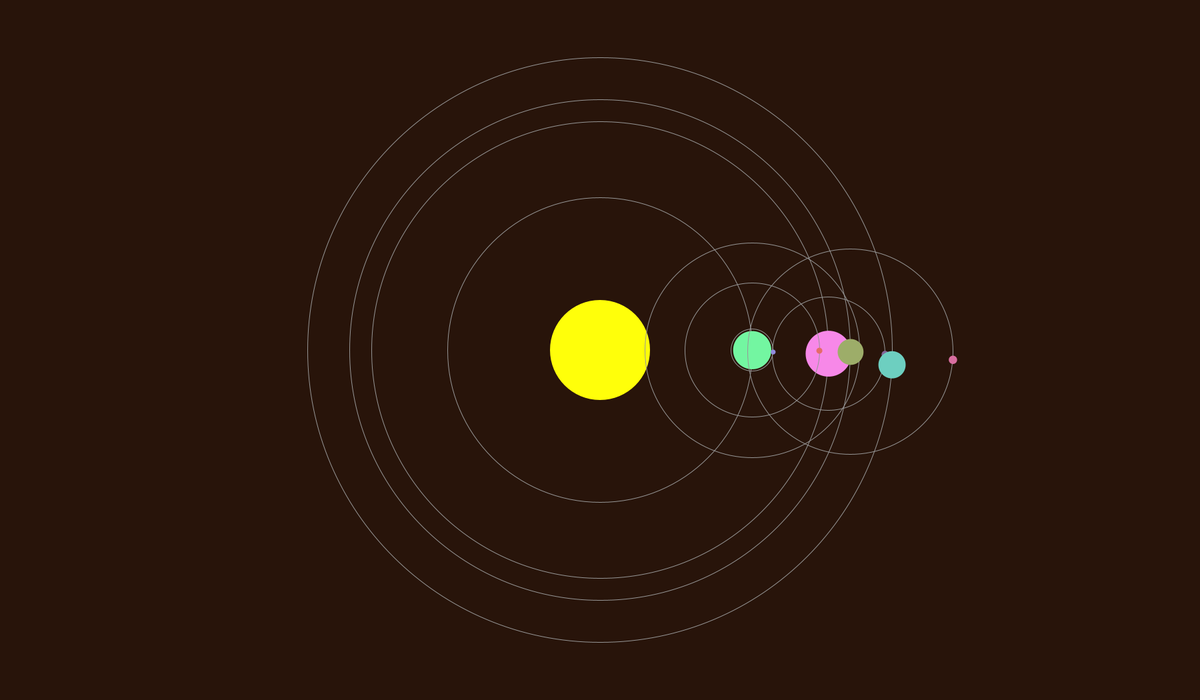
Frame 1 (no input)
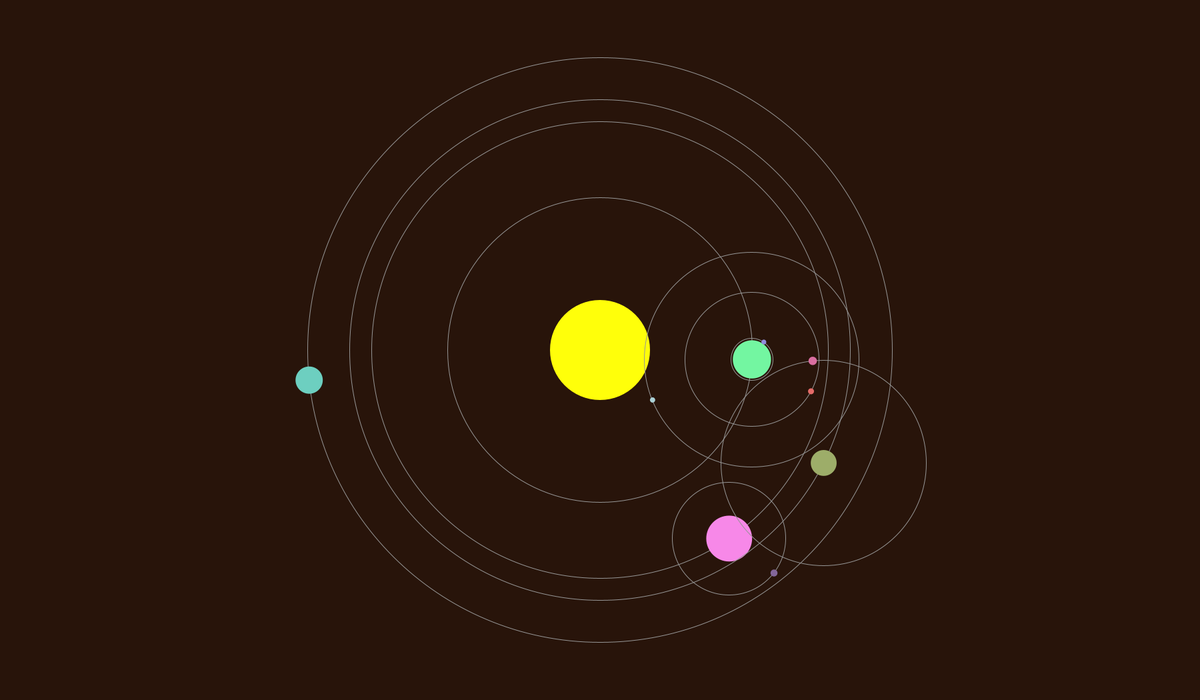
Frame 60 (the mouse pressed at the canvas centre just before this capture)
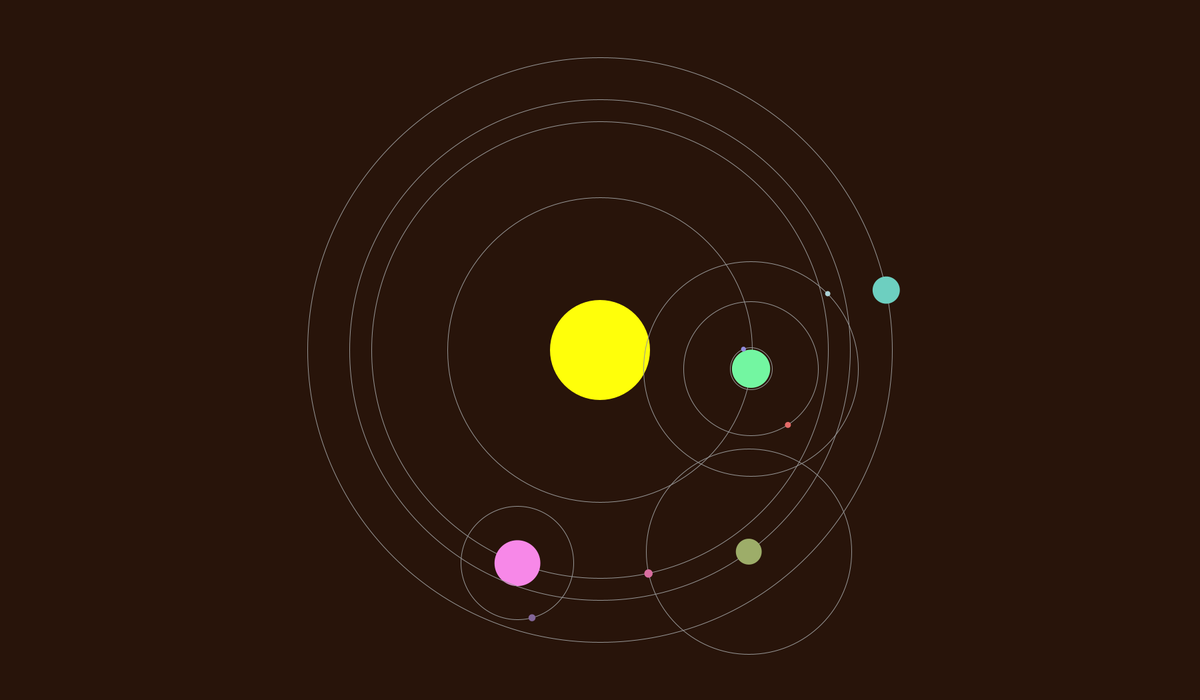
Frame 120 (the mouse held since frame 60 and released just before this capture)

The Processing sketch that drew these frames (run headless with seeded random() and noise(); from frame 60 on, the mouse is pressed at the canvas centre):

// Processing sketch: SistemaSolar
// ── SistemaSolar.pde
Sol sun;

void setup() 
{
  size(1800, 1050);
  //fullScreen();
  frameRate(70);
  Planetize();
}

void draw() 
{
  background(40, 20, 10);
  PlaneAct();
  
}

void mouseClicked() 
{
  //serve pra mudar o "sistema solar"
  Planetize();
}

void Planetize() 
{  
  //inicia o sol
    sun = new Sol(
    /*add1*/       width/2,
    /*add2*/       height/2,
    /*raio*/       150,
    /*numplanet*/  4
    );
    
    //inicializa os planetas 
     for(int i = 0; i < sun.numplanet; i++) 
     {
       
      sun.planeta[i] = new Bola(
      /*add1*/        sun.addx, //random(100, width*80/200)),
      /*add2*/        sun.addy, //random(100, height*80/200)),
      /*raio*/        random(30, 90),                                                
      /*numlua*/      (int)random(6),                                                 
      /*cor*/         color(random(100, 255), random(100, 255), random(100, 255)),
      /*aceleration*/ random(0.007, 7)/frameRate,
      /*distancia*/   random(100, width*70/200)
      );
      
      for(int j = 0; j < sun.planeta[i].numlua; j++) 
      {
        
        sun.planeta[i].lua[j] = new Luas(
        /*raio*/             random(5, 15), 
        /*distancia*/        random(sun.planeta[i].raio/2, sun.planeta[i].raio/2+150), 
        /*velocity*/         0, 
        /*planetawidth*/     sun.planeta[i].add1 + sun.planeta[i].distancia_, 
        /*planetaheigth*/    sun.planeta[i].add2, 
        /*planetaacele*/     random(0.007, 7)/frameRate, 
        /*cor*/              color(random(100, 255), random(100, 255), random(100, 255))
       );
      }
    }
}

void PlaneAct() 
{
  //faz as luas girarem mas prentendo fazer os planeta girar tambem so que ai acho que vou ter diminuir as escalas tudo
  sun.updated();
  
  for(int i = 0; i < sun.numplanet; i++) 
  {
     sun.planeta[i].update();
     for(int j = 0; j < sun.planeta[i].numlua; j++) 
    {
      sun.planeta[i].lua[j].updat();
    }
  }
}

// ── Bola.pde
class Bola
{
    float raio, add1, add2, aceleration, veloc, distancia_; 
    int numlua;
    color cor;
    Luas[] lua;

  Bola(float add1, float add2, float raio, int numlua, color cor, float aceleration, float distancia) 
  {
      //inicializando as variaveis
      this.cor = cor;
      this.add1 = add1;
      this.add2 = add2;
      this.raio = raio;
      this.veloc = 0;
      this.distancia_ = distancia;
      this.aceleration = aceleration*30/this.raio;
      this.numlua = numlua;
      this.lua = new Luas[numlua];

  }

  void update() 
  {
    
    //desenha a orbita das luas
    noFill();
    stroke(150, 150, 150);
    ellipse(add1, add2, distancia_*2, distancia_*2);
    
    //desenha e gira as luas
    veloc += aceleration;
    fill(cor);
    noStroke();
    ellipse(add1+distancia_*cos(veloc), add2+distancia_*sin(veloc), raio, raio);
    
    for(int i = 0; i < numlua; i++) 
    {
      this.lua[i].chagepos(add1+distancia_*cos(veloc), add2+distancia_*sin(veloc));
    }
     //add1+distancia_*cos(veloc) vai ser igual ao add1 da lua
     //add2+distancia_*sin(veloc) vai ser igual ao add2 da lua 
  }
}

// ── Luas.pde
class Luas 
{
  float _raio, _distancia, _velocity, _aceleracao,  _add1, _add2;
  color _cor; 

  Luas(float raio, float distancia, float velocity, float add1, float add2, float aceleracao, color cor) 
  {
    //inicializando as variaveis
    this._cor = cor;
    this._raio = raio;
    this._distancia = distancia;
    this._velocity = velocity;
    this._aceleracao = aceleracao;
    this._add1 = add1 ;
    this._add2 = add2;
  }
  
  void chagepos(float add1, float add2) 
  {
   _add1 = add1;
   _add2 = add2;
  }

  void updat() 
  {
    //desenha a orbita das luas
    noFill();
    stroke(150, 150, 150);
    ellipse(_add1, _add2, _distancia*2, _distancia*2);
    
    //desenha e gira as luas
    _velocity += _aceleracao;
    fill(_cor);
    noStroke();
    ellipse(_add1+_distancia*cos(_velocity), _add2+_distancia*sin(_velocity), _raio, _raio);
  }
}

// ── Sol.pde
class Sol 
{
  float addx, addy, raiox;
  int numplanet;
  Bola[] planeta;
  
  Sol(float addx, float addy, float raiox, int numplanet) 
  {
    this.raiox = raiox;
    this.addx = addx;
    this.addy = addy;
    this.numplanet = numplanet;
    this.planeta = new Bola[numplanet];
  }
  
  void updated() 
  {
    fill(255, 255, 10);
    noStroke();
    ellipse(addx, addy, raiox, raiox);
  }
}
